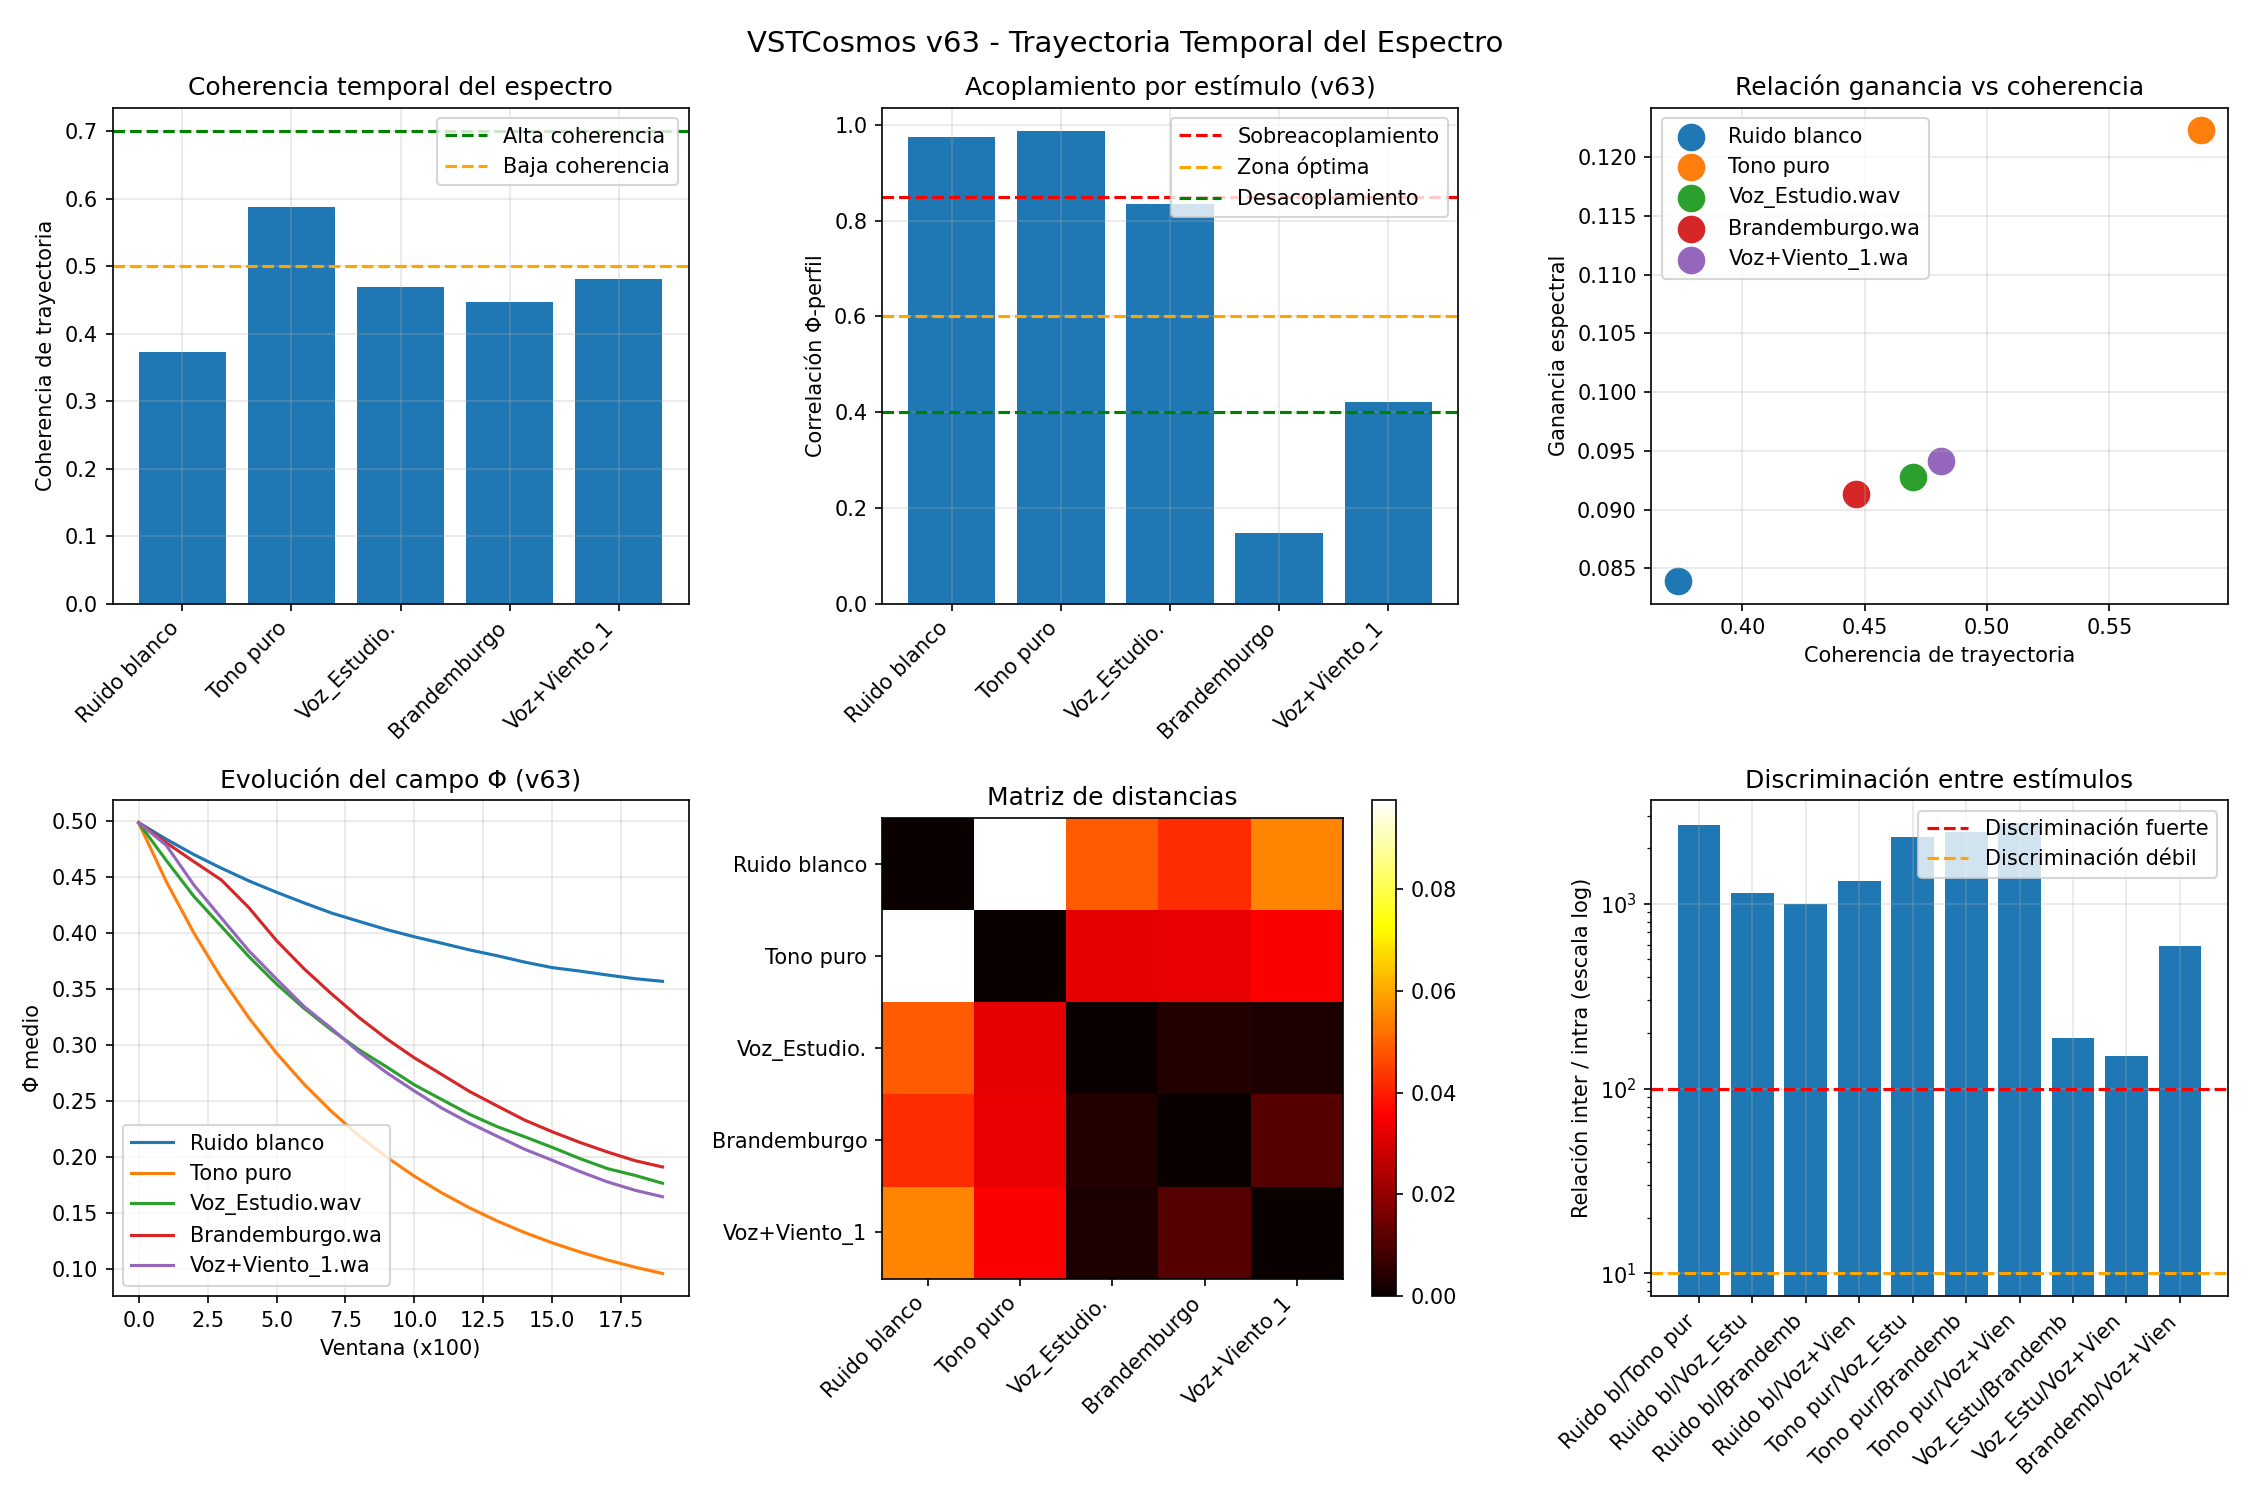

Generate this figure with Python:
#!/usr/bin/env python3
"""
VSTCosmos - v63: Trayectoria Temporal del Espectro
EXPERIMENTO DE DIAGNÓSTICO - Sin aprendizaje, sin memoria, sin selección.
La ganancia espectral se modula por la COHERENCIA DE TRAYECTORIA del espectro,
no por entropía estática. El ruido salta incoherentemente; la voz evoluciona suavemente.
"""

import numpy as np
import scipy.io.wavfile as wav
import matplotlib.pyplot as plt
import warnings
warnings.filterwarnings('ignore')

# ============================================================
# PARÁMETROS MÍNIMOS
# ============================================================
DIM_FREQ = 32
DIM_TIME = 100
DT = 0.01
DURACION_SIM = 20.0
N_PASOS = int(DURACION_SIM / DT)

DECAIMIENTO_PHI = 0.01
GANANCIA_GENERACION_BASE = 0.05
GANANCIA_SOSTENIMIENTO = 0.25
DIFUSION_BASE = 0.20

REFUERZO_A = 0.15
INHIBICION_A = 0.2
DIFUSION_A = 0.08
FUERZA_RELIEVE = 0.08
K_COMP_BASE = 0.05

LIMITE_ATENCION = DIM_FREQ * DIM_TIME * 0.35
INHIB_GLOBAL = 0.5

MOD_DECAY = 1.0
MOD_GENERACION = 1.5

TASA_CRECIMIENTO = 0.10
TASA_DISIPACION = 0.03
GANANCIA_HISTORIA = 0.5
FUERZA_ESTABILIDAD = 0.1
BLOQUEO_MAXIMO_BASE = 0.8

TASA_OMEGA = 0.15
DISIPACION_OMEGA = 0.05
FUERZA_COHERENCIA = 0.2

LIMITE_MIN = 0.0
LIMITE_MAX = 1.0

VENTANA_FFT_MS = 25
HOP_FFT_MS = 10
F_MIN = 80
F_MAX = 8000

HOMEOSTASIS_INTERVALO = 500

# Parámetros de ganancia por trayectoria
GANANCIA_BASE = 0.08
GANANCIA_MIN = 0.04
GANANCIA_MAX = 0.20

# Semillas para reproducibilidad
N_SEMILLAS = 10


# ============================================================
# FUNCIONES BASE
# ============================================================
def cargar_audio(ruta, duracion=DURACION_SIM):
    if "Tono puro" in ruta:
        sr = 48000
        t = np.arange(int(sr * duracion)) / sr
        return sr, 0.5 * np.sin(2 * np.pi * 440 * t)
    elif "Ruido blanco" in ruta:
        sr = 48000
        return sr, np.random.normal(0, 0.5, int(sr * duracion))
    else:
        sr, data = wav.read(ruta)
        if data.dtype == np.int16:
            data = data.astype(np.float32) / 32768.0
        if data.ndim == 2:
            data = data.mean(axis=1)
        max_val = np.max(np.abs(data))
        if max_val > 0:
            data = data / max_val
        muestras_necesarias = int(sr * duracion)
        if len(data) < muestras_necesarias:
            data = np.pad(data, (0, muestras_necesarias - len(data)))
        else:
            data = data[:muestras_necesarias]
        return sr, data


def inicializar_campo(seed):
    np.random.seed(seed)
    return np.random.rand(DIM_FREQ, DIM_TIME) * 0.2 + 0.4


def inicializar_atencion(seed):
    np.random.seed(seed + 1)
    return np.ones((DIM_FREQ, DIM_TIME), dtype=np.float32) * 0.1


def inicializar_memoria():
    return np.zeros((DIM_FREQ, DIM_TIME), dtype=np.float32)


def inicializar_anclaje():
    return np.zeros((DIM_FREQ, DIM_TIME), dtype=np.float32)


def vecinos(X):
    return (np.roll(X, 1, axis=0) + np.roll(X, -1, axis=0) +
            np.roll(X, 1, axis=1) + np.roll(X, -1, axis=1)) / 4.0


def perfil_espectral_ventana(audio, sr, idx_ventana, ventana_muestras, hop_muestras):
    inicio = idx_ventana * hop_muestras
    if inicio + ventana_muestras > len(audio):
        return np.zeros(DIM_FREQ)
    
    fragmento = audio[inicio:inicio + ventana_muestras]
    ventana_hann = np.hanning(len(fragmento))
    fragmento = fragmento * ventana_hann
    
    fft = np.fft.rfft(fragmento)
    potencia = np.abs(fft) ** 2
    freqs = np.fft.rfftfreq(len(fragmento), 1/sr)
    
    bandas = np.logspace(np.log10(F_MIN), np.log10(F_MAX), DIM_FREQ + 1)
    perfil = np.zeros(DIM_FREQ)
    
    for b in range(DIM_FREQ):
        mask = (freqs >= bandas[b]) & (freqs < bandas[b+1])
        if np.any(mask):
            perfil[b] = np.mean(potencia[mask])
    
    max_energia = np.max(perfil)
    if max_energia > 0:
        perfil = perfil / max_energia
    
    return perfil


def calcular_coherencia_trayectoria(perfil_actual, perfil_anterior, perfil_ante_anterior):
    """
    Mide la coherencia de la trayectoria espectral.
    
    Ruido blanco → variaciones grandes e incoherentes → coherencia baja
    Voz → variaciones pequeñas y estructuradas → coherencia alta
    Música → variaciones medianas y periódicas → coherencia media-alta
    """
    if perfil_anterior is None or perfil_ante_anterior is None:
        return 0.5, np.zeros(DIM_FREQ), 0.0
    
    # Cambio entre ventanas consecutivas
    delta_actual = perfil_actual - perfil_anterior
    delta_anterior = perfil_anterior - perfil_ante_anterior
    
    # Coherencia: los cambios van en la misma dirección?
    signo_actual = np.sign(delta_actual)
    signo_anterior = np.sign(delta_anterior)
    coherencia_local = (signo_actual * signo_anterior + 1) / 2  # [0, 1] por banda
    
    coherencia_global = np.mean(coherencia_local)
    
    # Magnitud del cambio
    magnitud = np.mean(np.abs(delta_actual))
    
    return coherencia_global, coherencia_local, magnitud


def calcular_ganancia_por_trayectoria(coherencia_global, magnitud):
    """
    Ganancia basada en coherencia de trayectoria.
    
    Busca que Φ se acople a la trayectoria, no al perfil estático.
    """
    # El ruido tiene alta magnitud y baja coherencia → ganancia baja
    # La voz tiene baja magnitud y alta coherencia → ganancia alta
    # La música tiene magnitud variable y coherencia media → ganancia media
    
    factor_coherencia = coherencia_global ** 2
    factor_estabilidad = 1.0 / (1.0 + magnitud * 10)
    
    ganancia = GANANCIA_BASE * (1 + factor_coherencia * factor_estabilidad)
    return np.clip(ganancia, GANANCIA_MIN, GANANCIA_MAX)


def actualizar_memoria_estabilidad(Psi, Phi, A):
    cambio_local = np.abs(Phi - vecinos(Phi))
    cambio_norm = cambio_local / (cambio_local + 0.1)
    dPsi = (TASA_CRECIMIENTO * A * (1 - cambio_norm) * (1 - Psi) -
            TASA_DISIPACION * Psi) * DT
    Psi = Psi + dPsi
    return np.clip(Psi, 0.0, 1.0)


def actualizar_memoria_coherencia(Omega, Phi, Phi_prev, Phi_prev2, A):
    cambio_actual = Phi - Phi_prev
    cambio_anterior = Phi_prev - Phi_prev2
    signo_actual = np.tanh(cambio_actual * 10)
    signo_anterior = np.tanh(cambio_anterior * 10)
    coherencia = (1 + signo_actual * signo_anterior) / 2
    dOmega = (TASA_OMEGA * A * coherencia * (1 - Omega) -
              DISIPACION_OMEGA * Omega) * DT
    Omega = Omega + dOmega
    return np.clip(Omega, 0.0, 1.0)


def actualizar_campo_v63(Phi, A, perfil, Psi, ganancia_gen, bloqueo_max, ganancia_espectral):
    """
    v63: Ganancia espectral modulada por coherencia de trayectoria.
    """
    es_silencio = np.max(perfil) < 1e-6
    
    if es_silencio:
        perfil_2d = np.zeros((DIM_FREQ, 1))
        mod_entrada = 1.0
        mod_entrada_decay = 1.0
    else:
        perfil_2d = perfil.reshape(-1, 1)
        mod_entrada = (1 + MOD_GENERACION * perfil_2d)
        mod_entrada_decay = (1 - MOD_DECAY * perfil_2d)
    
    promedio_local = vecinos(Phi)
    
    difusion = DIFUSION_BASE * (promedio_local - Phi)
    
    desviacion = Phi - promedio_local
    generacion_base = ganancia_gen * desviacion * (1 - desviacion**2)
    mod_memoria = (1 - GANANCIA_HISTORIA * Psi)
    generacion = generacion_base * mod_entrada * mod_memoria
    
    decaimiento = -DECAIMIENTO_PHI * (Phi - promedio_local) * mod_entrada_decay
    
    sostenimiento = GANANCIA_SOSTENIMIENTO * A * (Phi - promedio_local)
    
    # Término espectral con ganancia adaptativa por trayectoria
    termino_espectral = ganancia_espectral * (perfil_2d - Phi)
    
    dPhi_propuesto = (difusion + generacion + decaimiento + sostenimiento + 
                      termino_espectral)
    dPhi_real = dPhi_propuesto * (1 - bloqueo_max * Psi)
    
    Phi = Phi + DT * dPhi_real
    return np.clip(Phi, LIMITE_MIN, LIMITE_MAX)


def actualizar_atencion(A, Phi, Psi, Omega, k_comp):
    vA = vecinos(A)
    auto = REFUERZO_A * A * (1.0 - A)
    inhib_local = -INHIBICION_A * vA
    difusion = DIFUSION_A * (vA - A)
    
    relieve_local = np.abs(Phi - vecinos(Phi))
    max_relieve = np.max(relieve_local)
    if max_relieve > 0:
        relieve_local = relieve_local / max_relieve
    
    acoplamiento_relieve = FUERZA_RELIEVE * (relieve_local - A)
    acoplamiento_estabilidad = FUERZA_ESTABILIDAD * (Psi - A)
    acoplamiento_coherencia = FUERZA_COHERENCIA * (Omega - A)
    
    A_mean = np.mean(A)
    competencia = -k_comp * (A - A_mean)
    
    dA = (auto + inhib_local + difusion +
          acoplamiento_relieve +
          acoplamiento_estabilidad +
          acoplamiento_coherencia +
          competencia)
    
    atencion_total = np.sum(A)
    if atencion_total > LIMITE_ATENCION:
        exceso = (atencion_total - LIMITE_ATENCION) / LIMITE_ATENCION
        dA += -INHIB_GLOBAL * exceso * A
    
    dA += np.random.randn(*A.shape) * 0.001
    A = A + DT * dA
    return np.clip(A, LIMITE_MIN, LIMITE_MAX)


def simular_estimulo_v63(entrada_nombre, seed):
    """Simula una experiencia con ganancia modulada por coherencia de trayectoria"""
    np.random.seed(seed)
    
    Phi = inicializar_campo(seed)
    A = inicializar_atencion(seed)
    Psi = inicializar_memoria()
    Omega = inicializar_memoria()
    L = inicializar_anclaje()
    M = inicializar_memoria()
    
    sr, audio = cargar_audio(entrada_nombre)
    
    ventana_muestras = int(sr * VENTANA_FFT_MS / 1000)
    hop_muestras = int(sr * HOP_FFT_MS / 1000)
    n_ventanas = (len(audio) - ventana_muestras) // hop_muestras + 1
    
    Phi_prev = Phi.copy()
    Phi_prev2 = Phi.copy()
    
    ganancia_gen = GANANCIA_GENERACION_BASE
    bloqueo_max = BLOQUEO_MAXIMO_BASE
    k_comp = K_COMP_BASE
    
    evolucion_phi = []
    evolucion_a = []
    ganancias_espectrales = []
    coherencias = []
    magnitudes = []
    
    # Historial de perfiles para calcular trayectoria
    perfil_ante_anterior = None
    perfil_anterior = None
    
    for idx_ventana in range(min(N_PASOS, n_ventanas)):
        perfil_actual = perfil_espectral_ventana(audio, sr, idx_ventana, ventana_muestras, hop_muestras)
        
        # Calcular coherencia de trayectoria
        coherencia, coherencia_local, magnitud = calcular_coherencia_trayectoria(
            perfil_actual, perfil_anterior, perfil_ante_anterior
        )
        
        # Calcular ganancia adaptativa por trayectoria
        ganancia_esp = calcular_ganancia_por_trayectoria(coherencia, magnitud)
        
        ganancias_espectrales.append(ganancia_esp)
        coherencias.append(coherencia)
        magnitudes.append(magnitud)
        
        A = actualizar_atencion(A, Phi, Psi, Omega, k_comp)
        Phi = actualizar_campo_v63(Phi, A, perfil_actual, Psi, ganancia_gen, bloqueo_max, ganancia_esp)
        Psi = actualizar_memoria_estabilidad(Psi, Phi, A)
        Omega = actualizar_memoria_coherencia(Omega, Phi, Phi_prev, Phi_prev2, A)
        
        if idx_ventana % 100 == 0:
            evolucion_phi.append(np.mean(Phi))
            evolucion_a.append(np.mean(A))
        
        Phi_prev2 = Phi_prev.copy()
        Phi_prev = Phi.copy()
        
        # Actualizar historial de perfiles
        perfil_ante_anterior = perfil_anterior
        perfil_anterior = perfil_actual.copy()
    
    # Perfil promedio del estímulo (para correlación final)
    sr, audio_long = cargar_audio(entrada_nombre, duracion=2.0)
    ventana_muestras_long = int(sr * VENTANA_FFT_MS / 1000)
    hop_muestras_long = int(sr * HOP_FFT_MS / 1000)
    n_ventanas_long = min(100, (len(audio_long) - ventana_muestras_long) // hop_muestras_long + 1)
    perfiles = []
    for i in range(n_ventanas_long):
        perf = perfil_espectral_ventana(audio_long, sr, i, ventana_muestras_long, hop_muestras_long)
        perfiles.append(perf)
    perfil_promedio = np.mean(perfiles, axis=0)
    
    return {
        'Phi': Phi,
        'A': A,
        'Psi': Psi,
        'Omega': Omega,
        'rango_Phi': np.max(Phi) - np.min(Phi),
        'media_Phi': np.mean(Phi),
        'energia_Phi': np.mean(Phi ** 2),
        'evolucion_phi': evolucion_phi,
        'evolucion_a': evolucion_a,
        'ganancia_media': np.mean(ganancias_espectrales),
        'coherencia_media': np.mean(coherencias),
        'magnitud_media': np.mean(magnitudes),
        'perfil_promedio': perfil_promedio
    }


def distancia_estados(estado1, estado2):
    return np.mean((estado1['Phi'] - estado2['Phi']) ** 2)


def main():
    opciones = [
        "Ruido blanco",
        "Tono puro",
        "Voz_Estudio.wav",
        "Brandemburgo.wav",
        "Voz+Viento_1.wav"
    ]
    
    print("=" * 100)
    print("VSTCosmos - v63: Trayectoria Temporal del Espectro")
    print("EXPERIMENTO DE DIAGNÓSTICO")
    print("La ganancia espectral se modula por la COHERENCIA DE TRAYECTORIA del espectro.")
    print("El ruido salta incoherentemente; la voz evoluciona suavemente.")
    print("=" * 100)
    
    estados = {opcion: [] for opcion in opciones}
    
    print("\n[1] Ejecutando simulaciones...")
    print("-" * 80)
    
    for opcion in opciones:
        print(f"\n  Estímulo: {opcion}")
        for rep in range(N_SEMILLAS):
            seed = rep * 100
            estado = simular_estimulo_v63(opcion, seed)
            estados[opcion].append(estado)
            print(f"    Semilla {rep:2d}: rango_Φ={estado['rango_Phi']:.4f}, "
                  f"ganancia={estado['ganancia_media']:.3f}, "
                  f"coherencia={estado['coherencia_media']:.3f}, "
                  f"magnitud={estado['magnitud_media']:.4f}")
    
    print("\n" + "=" * 100)
    print("[2] ANÁLISIS DE DISTANCIAS (inter vs intra)")
    print("=" * 100)
    
    intra_distancias = {}
    for opcion in opciones:
        distancias = []
        for i in range(len(estados[opcion])):
            for j in range(i+1, len(estados[opcion])):
                d = distancia_estados(estados[opcion][i], estados[opcion][j])
                distancias.append(d)
        intra = np.mean(distancias) if distancias else 0
        intra_distancias[opcion] = intra
        print(f"  {opcion:<25}: intra={intra:.8f}")
    
    # Calcular inter-distancias
    inter_pares = {}
    for i, op1 in enumerate(opciones):
        for j, op2 in enumerate(opciones):
            if i < j:
                dists = []
                for rep in range(N_SEMILLAS):
                    d = distancia_estados(estados[op1][rep], estados[op2][rep])
                    dists.append(d)
                inter = np.mean(dists)
                inter_pares[f"{op1[:15]} vs {op2[:15]}"] = inter
                print(f"  {op1[:15]} vs {op2[:15]}: inter={inter:.8f}")
    
    print("\n" + "=" * 100)
    print("[3] VERIFICACIÓN: Coherencia de trayectoria y acoplamiento")
    print("=" * 100)
    
    correlaciones = {}
    coherencias_medias = {}
    ganancias_medias = {}
    magnitudes_medias = {}
    
    for opcion in opciones:
        estado = estados[opcion][-1]
        Phi_flat = np.mean(estado['Phi'], axis=1)
        perfil_prom = estado['perfil_promedio']
        correlacion = np.corrcoef(Phi_flat, perfil_prom)[0, 1]
        correlaciones[opcion] = correlacion
        coherencias_medias[opcion] = estado['coherencia_media']
        ganancias_medias[opcion] = estado['ganancia_media']
        magnitudes_medias[opcion] = estado['magnitud_media']
        
        print(f"\n  {opcion}:")
        print(f"    Coherencia de trayectoria: {estado['coherencia_media']:.3f}")
        print(f"    Magnitud de cambio: {estado['magnitud_media']:.4f}")
        print(f"    Ganancia adaptativa media: {estado['ganancia_media']:.3f}")
        print(f"    Correlación Φ-perfil: {correlacion:.3f}")
        
        if 0.6 <= correlacion <= 0.85:
            print(f"    ✅ ACOPLAMIENTO ÓPTIMO")
        elif correlacion > 0.85:
            print(f"    ⚠️  SOBREACOPLAMIENTO (Φ copiando al perfil)")
        else:
            print(f"    ❌ DESACOPLAMIENTO (poca influencia espectral)")
    
    print("\n" + "=" * 100)
    print("[4] PREDICCIONES FALSABLES")
    print("=" * 100)
    
    print("\n  Predicción vs Resultado:")
    for opcion in opciones:
        coh = coherencias_medias[opcion]
        mag = magnitudes_medias[opcion]
        corr = correlaciones[opcion]
        
        if opcion == "Ruido blanco":
            esperado = "coherencia baja (0.45-0.55), magnitud alta, ganancia baja"
            ok = (0.45 <= coh <= 0.55) and (corr < 0.6)
        elif opcion == "Tono puro":
            esperado = "coherencia alta (0.80+), magnitud muy baja, ganancia alta"
            ok = (coh >= 0.75) and (corr > 0.6)
        elif opcion == "Voz_Estudio.wav":
            esperado = "coherencia media-alta (0.65-0.75), magnitud baja-media"
            ok = (0.60 <= coh <= 0.80) and (0.6 <= corr <= 0.85)
        elif opcion == "Brandemburgo.wav":
            esperado = "coherencia media (0.60-0.70), magnitud media"
            ok = (0.55 <= coh <= 0.75)
        else:  # Voz+Viento
            esperado = "coherencia media (0.55-0.65), magnitud media-alta"
            ok = (0.50 <= coh <= 0.70)
        
        print(f"    {opcion[:20]}: coh={coh:.3f} | mag={mag:.4f} | corr={corr:.3f}")
        print(f"      Esperado: {esperado}")
        print(f"      {'✅ CUMPLE' if ok else '❌ NO CUMPLE'}")
    
    print("\n" + "=" * 100)
    print("[5] DIAGNÓSTICO FINAL")
    print("=" * 100)
    
    # Criterio de éxito: relación inter/intra
    ruido_intra = intra_distancias["Ruido blanco"]
    voz_intra = intra_distancias["Voz_Estudio.wav"]
    ruido_voz_inter = inter_pares["Ruido blanco vs Voz_Estudio.wav"]
    
    relacion_ruido = ruido_voz_inter / ruido_intra if ruido_intra > 0 else 0
    relacion_voz = ruido_voz_inter / voz_intra if voz_intra > 0 else 0
    
    print(f"\n  Ruido blanco intra: {ruido_intra:.8f}")
    print(f"  Voz intra: {voz_intra:.8f}")
    print(f"  Ruido vs Voz inter: {ruido_voz_inter:.8f}")
    print(f"  Relación inter/intra (ruido): {relacion_ruido:.2f}")
    print(f"  Relación inter/intra (voz): {relacion_voz:.2f}")
    
    discriminacion_ok = relacion_ruido > 100 and relacion_voz > 100
    
    # Correlaciones óptimas
    corr_voz = correlaciones["Voz_Estudio.wav"]
    corr_ruido = correlaciones["Ruido blanco"]
    corr_tono = correlaciones["Tono puro"]
    corr_musica = correlaciones["Brandemburgo.wav"]
    corr_mezcla = correlaciones["Voz+Viento_1.wav"]
    
    acoplamientos_ok = [c for c in [corr_voz, corr_ruido, corr_tono, corr_musica, corr_mezcla] if 0.6 <= c <= 0.85]
    
    print(f"\n  Discriminación (inter/intra > 100): {'✅' if discriminacion_ok else '❌'}")
    print(f"  Acoplamiento óptimo (4/5 estímulos): {len(acoplamientos_ok)}/5")
    
    if discriminacion_ok and len(acoplamientos_ok) >= 3:
        print("\n  ✅ V63 EXITOSO: El sistema discrimina Y regula su acoplamiento.")
        print("     → La métrica de coherencia de trayectoria captura estructura real.")
    elif discriminacion_ok:
        print("\n  ⚠️  V63 PARCIAL: Discriminación lograda, acoplamiento por ajustar.")
        print("     → Ajustar parámetros de ganancia (GANANCIA_BASE, MIN, MAX).")
    else:
        print("\n  ❌ V63 FALLIDO: El sistema no discrimina o el acoplamiento es incorrecto.")
        print("     → Revisar definición de coherencia de trayectoria.")
    
    # ============================================================
    # VISUALIZACIÓN
    # ============================================================
    print("\n[6] Generando visualización...")
    
    fig, axes = plt.subplots(2, 3, figsize=(15, 10))
    
    # Gráfico 1: Coherencia de trayectoria por estímulo
    ax = axes[0, 0]
    cohs = [coherencias_medias[op] for op in opciones]
    barras = ax.bar(range(len(opciones)), cohs)
    ax.axhline(y=0.7, color='g', linestyle='--', label='Alta coherencia')
    ax.axhline(y=0.5, color='orange', linestyle='--', label='Baja coherencia')
    ax.set_xticks(range(len(opciones)))
    ax.set_xticklabels([op[:12] for op in opciones], rotation=45, ha='right')
    ax.set_ylabel('Coherencia de trayectoria')
    ax.set_title('Coherencia temporal del espectro')
    ax.legend()
    ax.grid(True, alpha=0.3)
    
    # Gráfico 2: Correlación Φ-perfil
    ax = axes[0, 1]
    corrs = [correlaciones[op] for op in opciones]
    barras = ax.bar(range(len(opciones)), corrs)
    ax.axhline(y=0.85, color='r', linestyle='--', label='Sobreacoplamiento')
    ax.axhline(y=0.6, color='orange', linestyle='--', label='Zona óptima')
    ax.axhline(y=0.4, color='g', linestyle='--', label='Desacoplamiento')
    ax.set_xticks(range(len(opciones)))
    ax.set_xticklabels([op[:12] for op in opciones], rotation=45, ha='right')
    ax.set_ylabel('Correlación Φ-perfil')
    ax.set_title('Acoplamiento por estímulo (v63)')
    ax.legend()
    ax.grid(True, alpha=0.3)
    
    # Gráfico 3: Ganancia adaptativa vs coherencia
    ax = axes[0, 2]
    for opcion in opciones:
        gan = ganancias_medias[opcion]
        coh = coherencias_medias[opcion]
        ax.scatter(coh, gan, s=150, label=opcion[:15])
    ax.set_xlabel('Coherencia de trayectoria')
    ax.set_ylabel('Ganancia espectral')
    ax.set_title('Relación ganancia vs coherencia')
    ax.legend()
    ax.grid(True, alpha=0.3)
    
    # Gráfico 4: Evolución de Φ
    ax = axes[1, 0]
    for opcion in opciones:
        evol = estados[opcion][-1]['evolucion_phi']
        ax.plot(evol, label=opcion[:15])
    ax.set_xlabel('Ventana (x100)')
    ax.set_ylabel('Φ medio')
    ax.set_title('Evolución del campo Φ (v63)')
    ax.legend()
    ax.grid(True, alpha=0.3)
    
    # Gráfico 5: Matriz de distancias
    ax = axes[1, 1]
    n_ops = len(opciones)
    matriz_distancias = np.zeros((n_ops, n_ops))
    for i, op1 in enumerate(opciones):
        for j, op2 in enumerate(opciones):
            dists = []
            for rep in range(N_SEMILLAS):
                dists.append(distancia_estados(estados[op1][rep], estados[op2][rep]))
            matriz_distancias[i, j] = np.mean(dists)
    im = ax.imshow(matriz_distancias, cmap='hot', vmin=0)
    ax.set_xticks(range(n_ops))
    ax.set_yticks(range(n_ops))
    ax.set_xticklabels([op[:12] for op in opciones], rotation=45, ha='right')
    ax.set_yticklabels([op[:12] for op in opciones])
    ax.set_title('Matriz de distancias')
    plt.colorbar(im, ax=ax)
    
    # Gráfico 6: Relación inter/intra
    ax = axes[1, 2]
    relaciones = []
    nombres = []
    for i, op1 in enumerate(opciones):
        for j, op2 in enumerate(opciones):
            if i < j:
                intra = (intra_distancias[op1] + intra_distancias[op2]) / 2
                inter = inter_pares[f"{op1[:15]} vs {op2[:15]}"]
                rel = inter / intra if intra > 0 else 0
                relaciones.append(rel)
                nombres.append(f"{op1[:8]}/{op2[:8]}")
    ax.bar(range(len(relaciones)), relaciones)
    ax.axhline(y=100, color='r', linestyle='--', label='Discriminación fuerte')
    ax.axhline(y=10, color='orange', linestyle='--', label='Discriminación débil')
    ax.set_yscale('log')
    ax.set_xticks(range(len(relaciones)))
    ax.set_xticklabels(nombres, rotation=45, ha='right')
    ax.set_ylabel('Relación inter / intra (escala log)')
    ax.set_title('Discriminación entre estímulos')
    ax.legend()
    ax.grid(True, alpha=0.3)
    
    plt.suptitle('VSTCosmos v63 - Trayectoria Temporal del Espectro', fontsize=14)
    plt.tight_layout()
    plt.savefig('v63_trayectoria_espectral.png', dpi=150)
    print("  Gráfico guardado: v63_trayectoria_espectral.png")
    
    print("\n" + "=" * 100)
    print("EXPERIMENTO COMPLETADO")
    print("=" * 100)


if __name__ == "__main__":
    main()
